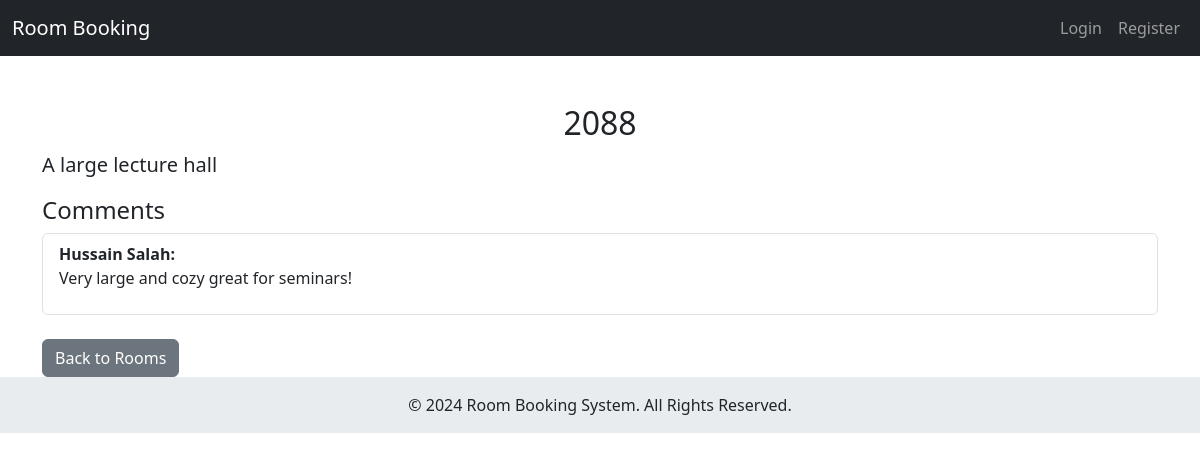
/cs333-project/room_details.php?id=5, run on the app's committed database.
### tables this page shows
CREATE TABLE `rooms` (
  `id` int(11) NOT NULL,
  `room_name` varchar(100) NOT NULL,
  `capacity` int(11) NOT NULL,
  `description` text DEFAULT NULL,
  `equipment` text DEFAULT NULL,
  `created_at` timestamp NOT NULL DEFAULT current_timestamp(),
  `updated_at` timestamp NOT NULL DEFAULT current_timestamp() ON UPDATE current_timestamp()
);

CREATE TABLE `comments` (
  `id` int(11) NOT NULL,
  `room_id` int(11) NOT NULL,
  `user_id` int(11) NOT NULL,
  `comment` text NOT NULL,
  `response` text DEFAULT NULL,
  `created_at` timestamp NOT NULL DEFAULT current_timestamp(),
  `updated_at` timestamp NOT NULL DEFAULT current_timestamp() ON UPDATE current_timestamp()
);

CREATE TABLE `users` (
  `id` int(11) NOT NULL,
  `name` varchar(100) NOT NULL,
  `email` varchar(100) NOT NULL,
  `password` varchar(255) NOT NULL,
  `profile_picture` varchar(255) DEFAULT NULL,
  `user_type` enum('admin','user') NOT NULL DEFAULT 'user'
);

### cs333-project/room_details.php (the view, shortened to what this page needs)
<?php
require 'connection.php';
include 'header.php';
$room_id = $_GET['id'];
$stmt = $pdo->prepare("SELECT * FROM rooms WHERE id = :id");
$stmt->execute(['id' => $room_id]);
$room = $stmt->fetch(PDO::FETCH_ASSOC);
$stmt = $pdo->prepare("SELECT c.comment, u.name AS user_name
                       FROM comments c
                       JOIN users u ON c.user_id = u.id
                       WHERE c.room_id = :room_id
                       ORDER BY c.created_at DESC");
$stmt->execute(['room_id' => $room_id]);
$comments = $stmt->fetchAll(PDO::FETCH_ASSOC);
?>
<div class="container mt-5">
    <h2 class="text-center"><?= htmlspecialchars($room['room_name']) ?></h2>
    <p class="lead"><?= htmlspecialchars($room['description']) ?></p>
    <h4>Comments</h4>
    <?php if (empty($comments)): ?>
        <p>No comments yet. Be the first to comment!</p>
    <?php else: ?>
        <ul class="list-group">
            <?php foreach ($comments as $comment): ?>
                <li class="list-group-item">
                    <strong><?= htmlspecialchars($comment['user_name']) ?>:</strong>
                    <p><?= htmlspecialchars($comment['comment']) ?></p>
                </li>
            <?php endforeach; ?>
        </ul>
    <?php endif; ?>
    <a href="rooms.php" class="btn btn-secondary mt-4">Back to Rooms</a>
</div>
<?php include 'footer.php'; ?>

### data on the page
rooms: room_name "2088", description "A large lecture hall"
comments: user.name "Hussain Salah", comment "Very large and cozy great for seminars!"
